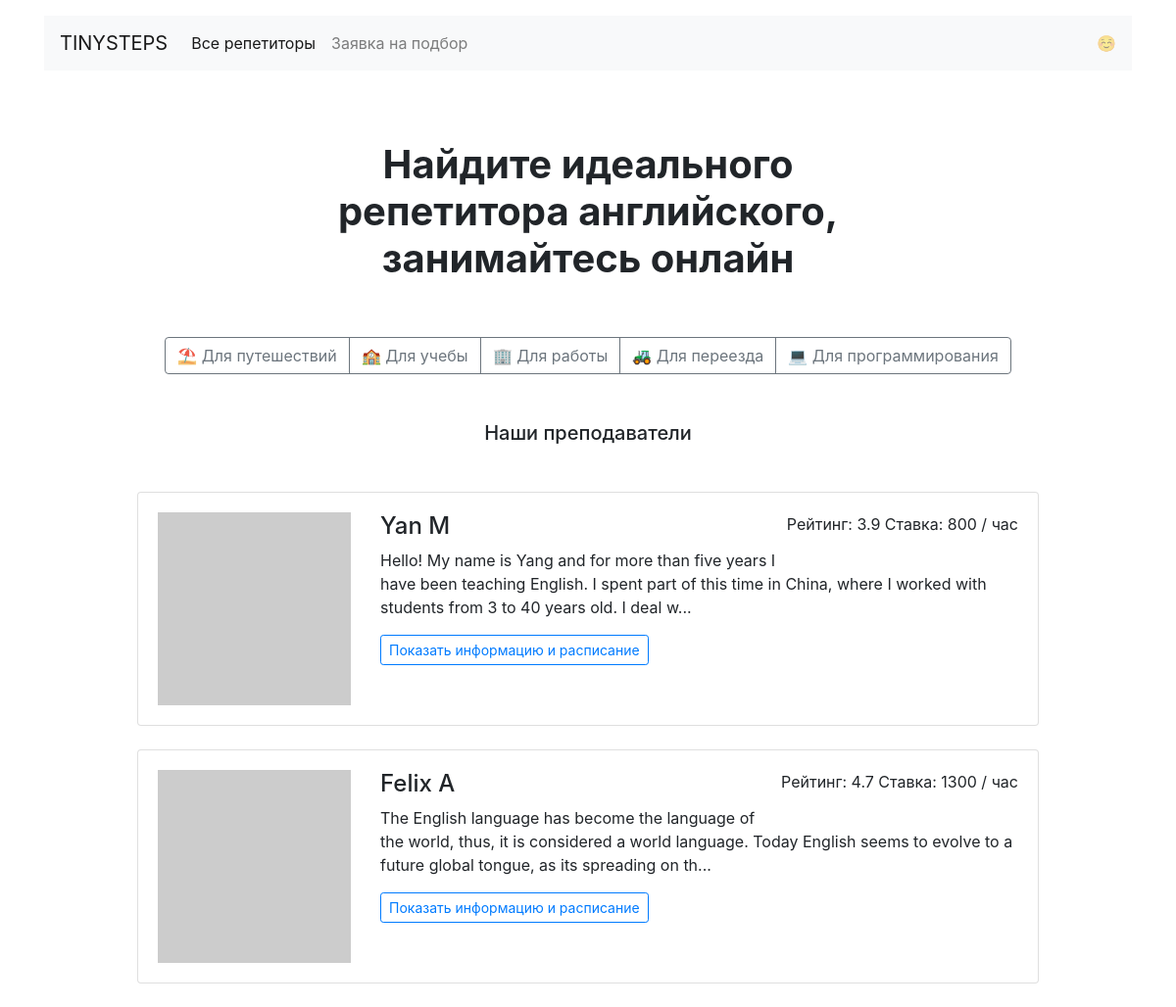
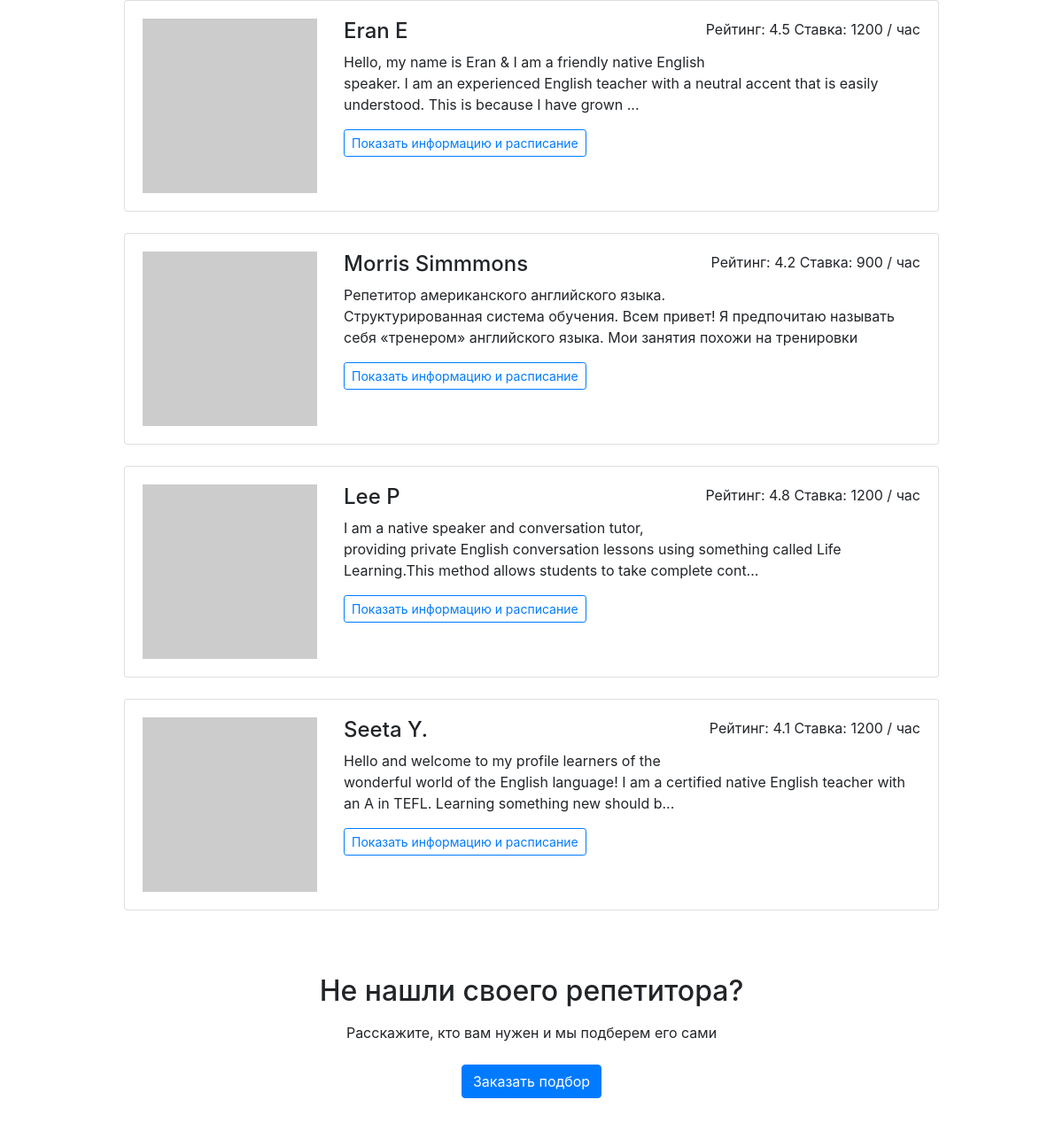
The page / on the database its author committed (2 pictures, top to bottom).
### app.py (models this page shows)
class Goal(db.Model):
    __tablename__ = 'goals'
    id = db.Column(db.Integer, primary_key=True)
    goal = db.Column(db.String(255))
    goal_ru = db.Column(db.String(255))
    teacher = db.relationship('Teacher', secondary=teacher_goals, back_populates="goals")

class Teacher(db.Model):
    __tablename__ = 'teacher'
    id = db.Column(db.Integer, primary_key=True)
    name = db.Column(db.String(255))
    about = db.Column(db.Text)
    rating = db.Column(db.Float)
    picture = db.Column(db.String(255))
    price = db.Column(db.Integer)
    free = db.Column(db.Text)
    booking = db.relationship('Booking', back_populates="teacher")
    goals = db.relationship('Goal', secondary=teacher_goals, back_populates="teacher")

### app.py (the view)
@app.route('/')
def index():
    goals = Goal.query.all()
    random_teachers = sample(Teacher.query.all(), 6)
    return render_template('flask_teacher/index.html', goals=goals, teachers=random_teachers)

### templates/flask_teacher/index.html
{% extends 'base.html' %}
{% block content %}
  <main class="container mt-3 mb-5">
    <section>
    <h1 class="h1 text-center mx-auto mt-4 py-5"><strong>Найдите идеального <br>репетитора английского, <br>занимайтесь онлайн</strong></h1>
    <div class="text-center mb-5">
      <div class="btn-group mx-auto mb-0" role="group" aria-label="Basic example">
          {% for goal in goals %}
        <a href="{{ url_for('goals',goal=goal.goal) }}" class="btn btn-outline-secondary">{{ goal.goal_ru }}</a>
          {% endfor %}
      </div>
    </div>
    <h2 class="h5 text-center mb-5">Наши преподаватели</h2>
    <div class="row">
      <div class="col-12 col-lg-10 offset-lg-1 m-auto">
          {% for teacher in teachers %}
        <div class="card mb-4">
          <div class="card-body">
            <div class="row">
              <div class="col-3"><img src="{{ teacher.picture }}" class="img-fluid" alt=""></div>
              <div class="col-9">
                <p class="float-right">Рейтинг: {{ teacher.rating }} Ставка: {{ teacher.price }} / час</p>
                <h2 class="h4">{{ teacher.name }}</h2>
                <p>{{ teacher.about|truncate(182, True) }}</p>
                <a href="{{ url_for('profiles', pk=teacher.id) }}" class="btn btn-outline-primary btn-sm mr-3
                mb-2">Показать
                    информацию и
                    расписание</a>
              </div>
            </div>
          </div>
        </div>
        {% endfor %}
      </div>
    </div>
    <h2 class="text-center mt-5 mb-3">Не нашли своего репетитора?</h2>
    <p class="text-center mb-4">Расскажите, кто вам нужен и мы подберем его сами</p>
    <div class="text-center pb-5">
        <a href="{{ url_for('order_request') }}" class="btn btn-primary">Заказать подбор</a>
    </div>
    </section>
  </main>
{% endblock %}

### templates/base.html (shortened to what this page needs)
<!DOCTYPE html>
<html lang="ru">
<head>
  <link rel="stylesheet" href="https://stackpath.bootstrapcdn.com/bootstrap/4.3.1/css/bootstrap.min.css">
</head>
<body>
  <header class="container mt-3">
    <nav class="navbar navbar-expand-lg navbar-light bg-light">
      <a class="navbar-brand" href="{{ url_for('index') }}">TINYSTEPS</a>
      <div class="collapse navbar-collapse" id="navbarNav">
        <ul class="navbar-nav">
          <li class="nav-item active">
            <a class="nav-link" href="{{ url_for('all_teachers') }}">Все репетиторы</a>
          </li>
          <li class="nav-item">
            <a class="nav-link" href="{{ url_for('order_request') }}">Заявка на подбор</a>
          </li>
        </ul>
      </div>
      <span class="navbar-text d-sm-none d-lg-block">
        ☺️
      </span>
    </nav>
  </header>
{% block content %}
{% endblock %}
</body>
</html>

### rows shown on the page
Goal: goal_ru "⛱ Для путешествий"
Goal: goal_ru "🏫 Для учебы"
Goal: goal_ru "🏢 Для работы"
Goal: goal_ru "🚜 Для переезда"
Goal: goal_ru "💻 Для программирования"
Teacher: rating "3.9", price "800", name "Yan M", about "Hello! My name is Yang and for more than five years I have been teaching English. I spent part of this time in China, where I worked with students from 3 to 40 years old. I deal w..."
Teacher: rating "4.7", price "1300", name "Felix A", about "The English language has become the language of the world, thus, it is considered a world language. Today English seems to evolve to a future global tongue, as its spreading on th..."
Teacher: rating "4.5", price "1200", name "Eran E", about "Hello, my name is Eran & I am a friendly native English speaker. I am an experienced English teacher with a neutral accent that is easily understood. This is because I have grown ..."
Teacher: rating "4.2", price "900", name "Morris Simmmons", about "Репетитор американского английского языка. Структурированная система обучения. Всем привет! Я предпочитаю называть себя «тренером» английского языка. Мои занятия похожи на тренировки"
Teacher: rating "4.8", price "1200", name "Lee P", about "I am a native speaker and conversation tutor, providing private English conversation lessons using something called Life Learning.This method allows students to take complete cont..."
Teacher: rating "4.1", price "1200", name "Seeta Y.", about "Hello and welcome to my profile learners of the wonderful world of the English language! I am a certified native English teacher with an A in TEFL. Learning something new should b..."
